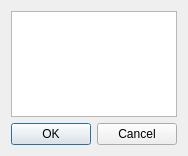
<?xml version="1.0" encoding="UTF-8"?>
<ui version="4.0">
 <class>PrintIdDialog</class>
 <widget class="QDialog" name="PrintIdDialog">
  <property name="geometry">
   <rect>
    <x>0</x>
    <y>0</y>
    <width>166</width>
    <height>156</height>
   </rect>
  </property>
  <property name="windowTitle">
   <string>Print Item Barcodes</string>
  </property>
  <layout class="QGridLayout" name="gridLayout">
   <item row="0" column="0">
    <widget class="QPlainTextEdit" name="input_itemIds_plainTextEdit">
     <property name="toolTip">
      <string>Enter item ids to print barcodes for, one on each line</string>
     </property>
     <property name="tabChangesFocus">
      <bool>true</bool>
     </property>
    </widget>
   </item>
   <item row="1" column="0">
    <widget class="QDialogButtonBox" name="buttonBox">
     <property name="orientation">
      <enum>Qt::Horizontal</enum>
     </property>
     <property name="standardButtons">
      <set>QDialogButtonBox::Cancel|QDialogButtonBox::Ok</set>
     </property>
    </widget>
   </item>
  </layout>
 </widget>
 <resources/>
 <connections>
  <connection>
   <sender>buttonBox</sender>
   <signal>accepted()</signal>
   <receiver>PrintIdDialog</receiver>
   <slot>accept()</slot>
   <hints>
    <hint type="sourcelabel">
     <x>248</x>
     <y>254</y>
    </hint>
    <hint type="destinationlabel">
     <x>157</x>
     <y>274</y>
    </hint>
   </hints>
  </connection>
  <connection>
   <sender>buttonBox</sender>
   <signal>rejected()</signal>
   <receiver>PrintIdDialog</receiver>
   <slot>reject()</slot>
   <hints>
    <hint type="sourcelabel">
     <x>316</x>
     <y>260</y>
    </hint>
    <hint type="destinationlabel">
     <x>286</x>
     <y>274</y>
    </hint>
   </hints>
  </connection>
 </connections>
</ui>
